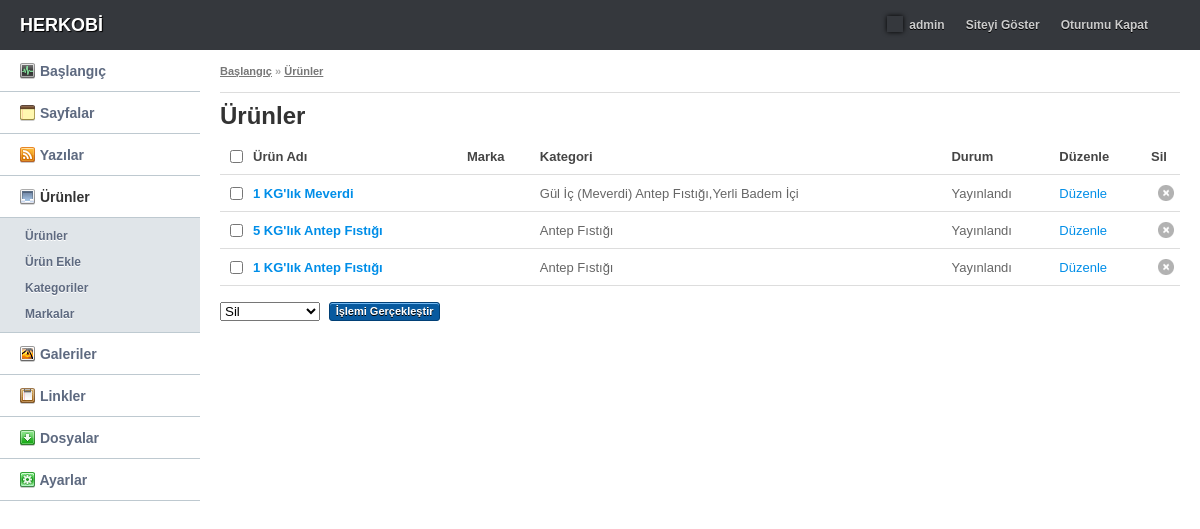
Page /panel/products.php (signed in) on the committed database.
### tables this page shows
CREATE TABLE IF NOT EXISTS `products` (
  `id` int(11) NOT NULL AUTO_INCREMENT,
  `publish` varchar(11) NOT NULL,
  `level` int(11) NOT NULL,
  `slug` text NOT NULL,
  `product` text NOT NULL,
  `category` text NOT NULL,
  `brand` int(11) NOT NULL,
  `content` text NOT NULL,
  `code` varchar(255) NOT NULL,
  `price` varchar(11) NOT NULL,
  `currency` varchar(5) NOT NULL,
  `image` text NOT NULL,
  `image1` text NOT NULL,
  `image2` text NOT NULL,
  `image3` text NOT NULL,
  `image4` text NOT NULL,
  `title` text NOT NULL,
  `metadesc` text NOT NULL,
  `metatags` text NOT NULL,
  PRIMARY KEY (`id`)
);

### config.php (called while the page is built, shortened)
<?php
    $SITE_ADRESI = "http://localhost/hkv2";
?>

### panel/inc/sayfalama.php (called while the page is built, shortened)
<?php
function SayfaIcerik($tablo){
	global $db;
	$sayfalamaLimit = 20;
	if(!isset($_GET['s'])){
		$sayfalama = 1;
	}
	else{
		$sayfalama = $_GET['s'];
		if(!is_numeric($sayfalama)){
			$sayfalama = 1;
		}
	}
	$kacta = (($sayfalama * $sayfalamaLimit) - $sayfalamaLimit);
	if($tablo == 'pages'){
		$sql = "SELECT uk.id, uk.mid, uk.page, uk.date, u.id, u.mid, u.page, u.date
				FROM pages AS u
				RIGHT JOIN pages AS uk ON u.id = uk.mid
				ORDER BY  `uk`.`id` DESC";
	}
	else if($tablo == 'posts'){
		$sql = "SELECT u.id, u.post, uk.category, u.date
				FROM posts AS u
				LEFT JOIN postcategories AS uk ON u.cid = uk.id
				ORDER BY  `u`.`id` DESC";
	}
	else if($tablo == 'productcategories'){
		$sql = "SELECT uk.id, uk.mid, uk.category, u.id, u.mid, u.category
				FROM productcategories AS u
				RIGHT JOIN productcategories AS uk ON u.id = uk.mid
				ORDER BY  `u`.`id` ASC";
	}
	else if ($tablo == 'postcategories'){
		$sql = "SELECT u.id, u.mid, u.category, uk.id, uk.mid, uk.category
		   		FROM postcategories AS u
		   		RIGHT JOIN postcategories AS uk on u.id = uk.mid";
	}
	else if ($tablo == 'products'){
		$sql = "SELECT u.brand, u.id, u.publish, u.product, u.category, uk.mid
				FROM products AS u
				LEFT JOIN productcategories AS uk ON u.category = uk.id
				ORDER BY  `u`.`id` DESC";
	}
	$sql .= " LIMIT $kacta , $sayfalamaLimit;";
	$sth = $db->prepare($sql);
	$db->query("SET NAMES 'utf8'");
	$sth->execute();
	$TumHaberler = $sth->fetchAll();
	return $TumHaberler;
}

### panel/products.php (the view, shortened to what this page needs)
<?php
include("../config.php");
include_once 'inc/sayfalama.php';
$TumUrunler = SayfaIcerik('products');
$TumUrunlerSay = count($TumUrunler);
?>
<!DOCTYPE html PUBLIC "-//W3C//DTD XHTML 1.0 Transitional//EN" "http://www.w3.org/TR/xhtml1/DTD/xhtml1-transitional.dtd">
<html xmlns="http://www.w3.org/1999/xhtml">
    <head>
    </head>
    <body>
        <div id="header">
            <h1><a href="admin.php">HERKOBİ</a></h1>
            <div class="userprofile">
                <ul>
                    <li><a href="user.php"><img src="images/avatar.gif" alt="" /> admin</a></li>
                    <li><a href="<?php echo $SITE_ADRESI; ?>" target="_blank">Siteyi Göster</a></li>
                    <li><a href="logout.php">Oturumu Kapat</a></li>
                </ul>
            </div>
        </div>
        <div id="sidebar">
            <ul id="nav">
                <li><a href="admin.php"><img src="images/nav/dashboard.png" alt="" /> Başlangıç</a></li>
                <li><a href="#" class="collapse"><img src="images/nav/pages.png" alt="" /> Sayfalar</a>
                </li>
                <li><a href="#" class="collapse"><img src="images/nav/rss.png" alt="" /> Yazılar</a>
                </li>
                <li><a href="#"><strong><img src="images/nav/product.png" alt="" /> Ürünler</strong></a>
                    <ul>
                        <li><a href="products.php">Ürünler</a></li>
                        <li><a href="product-add.php">Ürün Ekle</a></li>
                        <li><a href="product-categories.php">Kategoriler</a></li>
                        <li><a href="brands.php">Markalar</a></li>
                    </ul>
                </li>
                <li><a href="#" class="collapse"><img src="images/nav/media.png" alt="" /> Galeriler</a>
                </li>
                <li><a href="#" class="collapse"><img src="images/nav/links.png" alt="" /> Linkler</a>
                </li>
                <li><a href="files.php"><img src="images/nav/files.png" alt="" /> Dosyalar</a></li>
                <li><a href="#" class="collapse"><img src="images/nav/settings.png" alt="" /> Ayarlar</a>
                </li>
            </ul>
        </div>
        <div id="content">
            <div class="breadcrumb">
                <a href="admin.php">Başlangıç</a> &raquo; <a href="products.php">Ürünler</a>
            </div>
            <h2>Ürünler</h2>
            <form action="" method="post">
                <table cellpadding="0" cellspacing="0" width="100%" class="sortable">
                    <thead>
                        <tr>
                            <th width="10"><input type="checkbox" class="check_all" /></th>
                            <th>Ürün Adı</th>
                            <th>Marka</th>
                            <th>Kategori</th>
                            <th>Durum</th>
                            <th>Düzenle</th>
                            <th>Sil</th>
                        </tr>
                    </thead>
                    <tbody>
                        <?php
                        for ($i = 0; $i < $TumUrunlerSay; $i++) {
                            $kategoriler = array();
                            $bol = explode(',', $TumUrunler[$i]['category']);
                            $bolSay = count($bol) - 1;
                            for ($k = 0; $k < $bolSay; $k++) {
                                $kategoriAd = '';
                                $bol[$k] = str_replace('-', '', $bol[$k]);
                                $kategoriAd .= $bol[$k] . ', ';
                                $sql = "SELECT category FROM productcategories WHERE id=:id";
                                $sth = $db->prepare($sql);
                                $sth->bindValue(':id', $kategoriAd);
                                $sth->execute();
                                foreach ($sth->fetchAll() as $bb) {
                                    $kategoriAdson = $bb['category'];
                                    $kategoriler[] = $kategoriAdson;
                                }
                            }
                            $my_brand = '';
                            $brand = $TumUrunler[$i]['brand'];
                            if ($brand > 0) {
                                $sql = "SELECT brand FROM brands WHERE id=:id";
                                $sth = $db->prepare($sql);
                                $sth->bindValue(':id', $brand);
                                $sth->execute();
                                foreach ($sth->fetchAll() as $tt) {
                                    $my_brand = '';
                                    $my_brand = $tt['brand'];
                                }
                            } else {
                                $my_brand = " ";
                            }
                            $urunkategorileri = implode(",", $kategoriler);
                            echo '
					<tr>
						<td><input type="checkbox" name="tut[]" value="' . $TumUrunler[$i]["id"] . '" " /></td>
						<td><strong><a href="product-add.php?duzelt=' . $TumUrunler[$i]["id"] . '">' . $TumUrunler[$i]["product"] . '</a></strong></td>
                                                <td>' . $my_brand . '</td>
                                                <td>' . $urunkategorileri . '</td>
						<td>' . $TumUrunler[$i]["publish"] . '</td>
						<td><a href="product-add.php?duzelt=' . $TumUrunler[$i]["id"] . '">Düzenle</a></td>
						<td class="delete"><a href="?sil=' . $TumUrunler[$i]["id"] . '" onclick="return confirm(\'Ürün silme işlemi \n Onaylıyor musunuz?\')"><img src="images/close.png" alt="Delete" title="Delete" /></a></td>
					</tr>
						  ';
                        }
                        ?>
                    </tbody>
                </table>
                <div class="tableactions">
                    <select name="toplusil">
                        <option value="sil">Sil</option>
                    </select>
                    <input type="submit" class="submit tiny" value="İşlemi Gerçekleştir" onclick="return confirm('Seçilen ürünler silinecektir.\n Onaylıyor musunuz?')"/>
                </div>
                <div class="table_pagination right">
                </div>
            </form>
        </div>
    </body>
</html>

### panel/css/style.css (style rules this page uses)
* { padding:0; margin:0; }
body { background: #fff url(../images/sb.gif) top left repeat-y; font-family: Arial, Helvetica, sans-serif; font-size: 13px; color: #454545; line-height: 20px; min-width: 900px; }
img, a img { border: 0; }
ul li { list-style: none; }
a { color: #008ee8; text-decoration: underline; }
#header { background: #35383d; padding: 0 20px; height: 50px; }
#header h1 { font-size: 18px; font-weight: bold; line-height: 50px; float: left; }
#header h1 a { color: #fff; text-decoration: none; text-shadow: 1px 1px 1px #000; }
#header .userprofile { float: right; height: 50px; background: url(../images/hsep.gif) top right repeat-y; padding-right: 20px; }
#header .userprofile ul { font-size: 12px; padding-top: 8px; }
#header .userprofile ul li { float: left; padding: 7px 12px 7px 9px; position: relative; border-radius: 5px; -moz-border-radius: 5px; -webkit-border-radius: 5px; }
#header .userprofile ul li a { text-decoration: none; color: #ccc; font-weight: bold; text-shadow: 0 1px 0 #000; }
#header .userprofile ul li a img { width: 16px; height: 16px; vertical-align: text-bottom; margin-right: 3px; box-shadow: 0 0 5px #000; -moz-box-shadow: 0 0 5px #000; -webkit-box-shadow: 0 0 5px #000; }
#sidebar { width: 200px; float: left; }
#sidebar ul#nav li { font-size: 14px; }
#sidebar ul#nav li a { display: block; padding: 10px 0 10px 20px; border-top: 1px solid #fff; border-bottom: 1px solid #bec9d0; color: #5e6a80; text-decoration: none; text-shadow: 0 1px 0 #fff; font-weight: bold; }
#sidebar ul#nav li a strong { background: url(../images/mac.png) center right no-repeat; display: block; margin-right: -1px; color: #333; }
#sidebar ul#nav li a img { vertical-align: text-bottom; }
#sidebar ul#nav li ul { padding: 5px 0; padding-left: 15px; background: #e0e5e9; border-bottom: 1px solid #becad1; }
#sidebar ul#nav li ul li { border: 0; font-size: 12px; }
#sidebar ul#nav li ul li a { padding: 3px 10px; border: 0; }
#content { overflow: hidden; padding: 0 20px; }
#content .breadcrumb { font-size: 11px; font-weight: bold; color: #aaa; border-bottom: 1px solid #ddd; padding: 11px 0; margin-bottom: 5px; }
#content .breadcrumb a { color: #777; }
#content h1, #content h2 { font-size: 24px; line-height: 36px; color: #333; padding-bottom: 5px; }
#content table { text-align: left; margin-bottom: 15px; }
#content table a { text-decoration: none; }
#content table tr td, #content table tr th { border-bottom: 1px solid #ddd; padding: 10px; padding-right:0; line-height: normal; text-align: left; }
#content table tr td { color: #666; font-size: 13px; }
#content table tr td.delete { width: 29px; text-align: center; }
#content table tr td.delete a { opacity: .50; -moz-opacity: .50; }
#content .tableactions { overflow: hidden; padding-bottom: 20px; float: left; }
#content .tableactions select { width: 100px; margin-right: 5px; vertical-align: middle; outline: none; }
#content .tableactions input.submit { font-family: Arial, Helvetica, sans-serif; border: 1px solid #014076; background: #085a9f url(../images/mbg.jpg) center repeat-x; padding: 1px 6px; line-height: 15px; font-size: 11px; font-weight: bold; color: #fff; vertical-align: middle; text-shadow: 0 1px 0 #000; cursor: pointer; border-radius: 3px; -moz-border-radius: 3px; -webkit-border-radius: 3px; }
#content .table_pagination { font-size: 11px; font-weight: bold; padding-bottom: 15px; }
#content .table_pagination.right { float: right; text-align: right; border: 0; width: 500px; overflow: hidden; padding-top: 1px; }
#content form input.submit { font-family: Arial, Helvetica, sans-serif; font-size: 14px; font-weight: bold; color: #fff; border: 1px solid #014076; background: #085a9f url(../images/mbg.jpg) center repeat-x; padding: 7px 15px; vertical-align: middle; text-shadow: 0 1px 0 #000; cursor: pointer; border-radius: 3px; -moz-border-radius: 3px; -webkit-border-radius: 3px; -moz-box-shadow: inset 0 1px 0 #73b9f3; -webkit-box-shadow: inset 0 1px 0 #73b9f3; box-shadow: inset 0 1px 0 #73b9f3; }
#content .right { float: right; }

### rows in the picture
products: product "1 KG'lık Meverdi", urunkategorileri "Gül İç (Meverdi) Antep Fıstığı,Yerli Badem İçi", publish "Yayınlandı"
products: product "5 KG'lık Antep Fıstığı", urunkategorileri "Antep Fıstığı", publish "Yayınlandı"
products: product "1 KG'lık Antep Fıstığı", urunkategorileri "Antep Fıstığı", publish "Yayınlandı"
